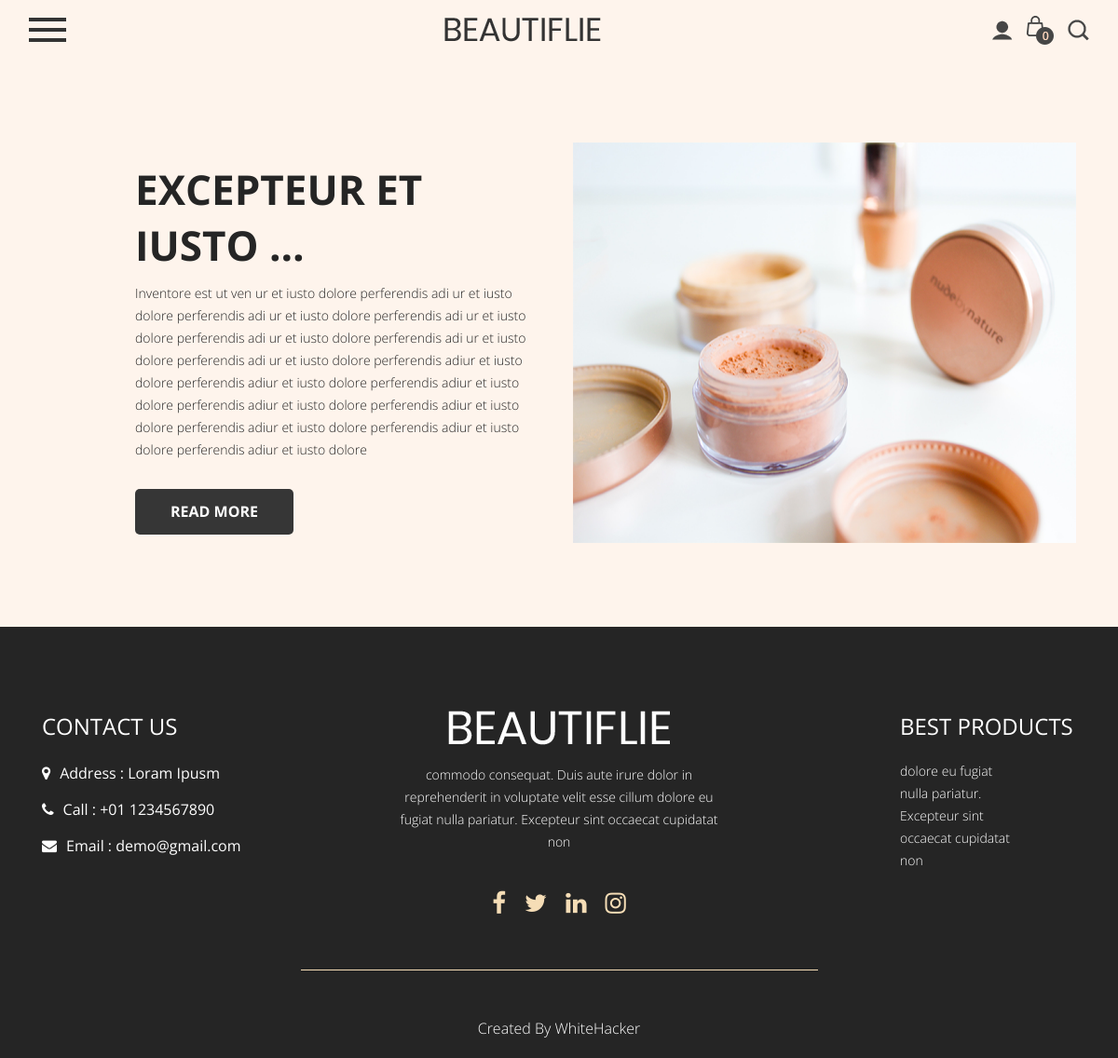
The page /about/ on the database its author committed.
### blog/models.py (models this page shows, shortened)
class About(models.Model):
        title = models.CharField(max_length=200)
        text = models.TextField()
        img = models.ImageField(upload_to='about/')

### blog/views.py (the view)
# urls.py: path('about/', about, name='about'),
def about(request):
    about = About.objects.all()[0]
    context = {
        'about': about
    }
    return render(request,'page/about.html', context=context)

### templates/page/about.html
{% extends 'base/base.html' %}
{% load static %}
{% block content %}
      <div class="about_section layout_padding">
         <div class="container">
            <div class="about_section_main">
               <div class="row">
                  <div class="col-md-6">
                     <div class="about_taital_main">
                        <h1 class="about_taital">{{about.title|truncatewords:3}}</h1>
                        <p class="about_text">{{about.text}}</p>
                        <div class="readmore_bt"><a href="#">Read More</a></div>
                     </div>
                  </div>
                  <div class="col-md-6">
                     <div><img src="{{about.img.url}}" class="image_3"></div>
                  </div>
               </div>
            </div>
         </div>
      </div>
      {% endblock content %}

### static/css/style.css (style rules this page uses)
* { box-sizing: border-box !important; transition: ease all 0.5s; }
html { scroll-behavior: smooth; }
body { color: #666666; font-size: 14px; line-height: 1.80857; font-weight: normal; overflow-x: hidden; font-family: 'Open Sans', sans-serif; }
a { color: #1f1f1f; text-decoration: none !important; outline: none !important; -webkit-transition: all .3s ease-in-out; -moz-transition: all .3s ease-in-out; -ms-transition: all .3s ease-in-out; -o-transition: all .3s ease-in-out; transition: all .3s ease-in-out; }
h1, h2, h3, h4, h5, h6 { letter-spacing: 0; font-weight: normal; position: relative; padding: 0 0 10px 0; font-weight: normal; line-height: normal; color: #111111; margin: 0 }
h1 { font-size: 24px }
*, *::after, *::before { -webkit-box-sizing: border-box; -moz-box-sizing: border-box; box-sizing: border-box; }
p { margin: 20px; font-weight: 300; font-size: 15px; line-height: 24px; }
a { color: #222222; text-decoration: none; outline: none !important; }
a, .btn { text-decoration: none !important; outline: none !important; -webkit-transition: all .3s ease-in-out; -moz-transition: all .3s ease-in-out; -ms-transition: all .3s ease-in-out; -o-transition: all .3s ease-in-out; transition: all .3s ease-in-out; }
img { max-width: 100%; height: auto; }
.layout_padding { padding-top: 90px; padding-bottom: 0px; }
.about_section { width: 100%; float: left; background-color: #fef4ec; height: auto; padding-bottom: 90px; }
.about_section_main { width: 100%; float: left; }
.about_taital_main { width: 100%; float: left; padding-top: 20px; padding-left: 100px; }
.about_taital { width: 100%; float: left; font-size: 44px; color: #252525; font-weight: bold; text-transform: uppercase; }
.about_text { width: 100%; float: left; font-size: 14px; color: #252525; margin: 0px; }
.image_3 { width: 100%; float: left; height: 430px; }
.readmore_bt { width: 170px; float: left; padding-top: 30px; }
.readmore_bt a { width: 100%; float: left; font-size: 16px; color: #ffffff; background-color: #363636; text-align: center; padding: 10px 0px; border-radius: 5px; font-weight: bold; text-transform: uppercase; }

### rows shown on the page
About: title "EXCEPTEUR ET IUSTO …", text "Inventore est ut ven ur et iusto dolore perferendis adi ur et iusto dolore perferendis adi ur et iusto dolore perferendis adi ur et iusto dolore perferendis adi ur et iusto dolore perferendis adi ur et iusto dolore perferendis adi ur et iusto dolore perferendis adiur et iusto dolore perferendis adiur et iusto dolore perferendis adiur et iusto dolore perferendis adiur et iusto dolore perferendis adiur et iusto dolore perferendis adiur et iusto dolore perferendis adiur et iusto dolore perferendis adiur et iusto dolore", img (picture)
